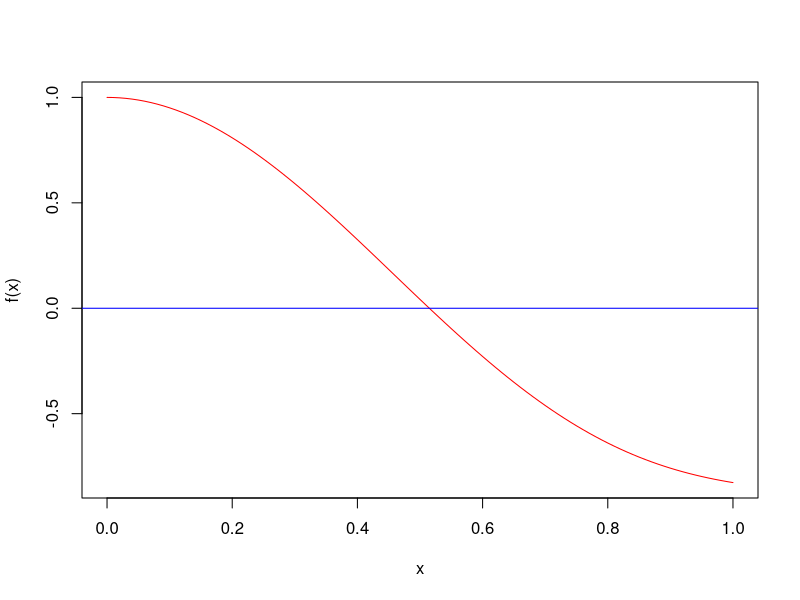
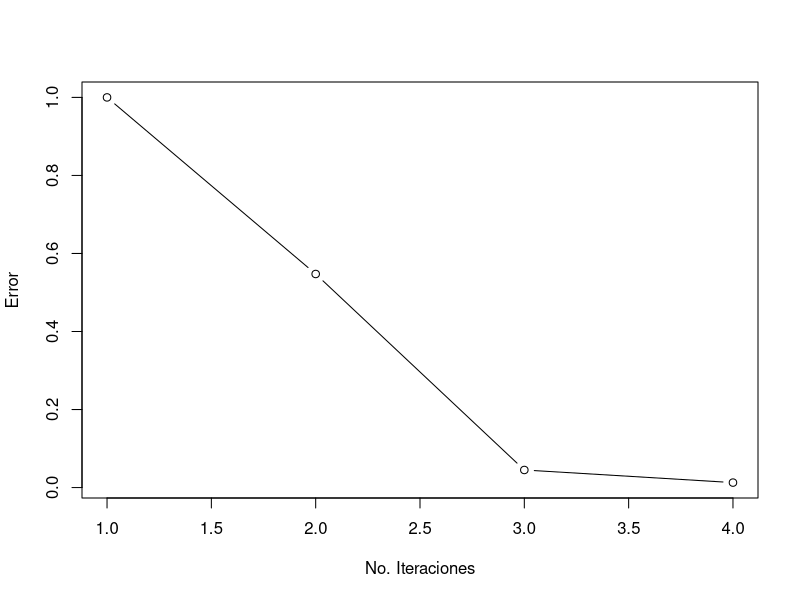
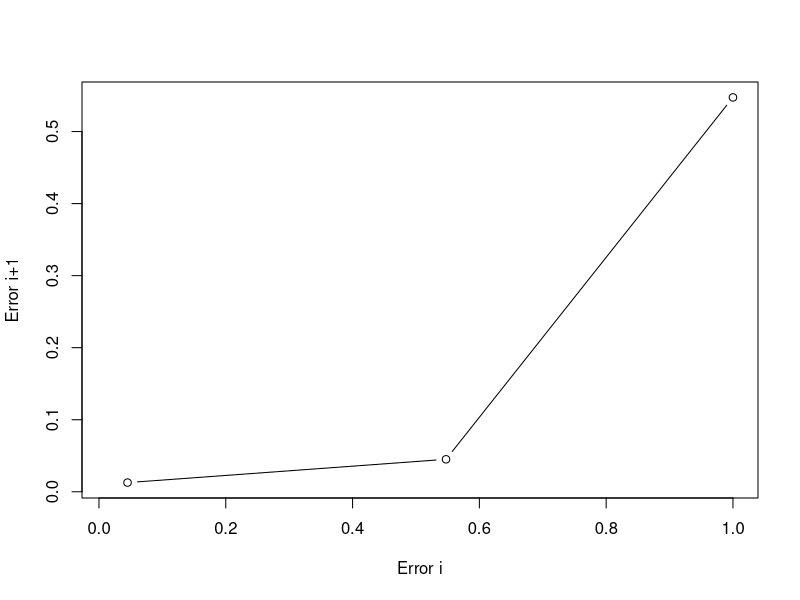

These charts were generated, in order, by the following R code:

f <- function(x) cos(2*x)^2-x^2;


PosicionFalsa= function(f, xi, xf, max, t)
{
  fi = f(xi)
  ff = f(xf)
  
  Ei = c() 
  Ej = c() 
  issues = c() 
  ite = c() 
  
  x<-seq(xi,xf,0.01)
  plot(x,f(x),type="l",col="red")
  abline(h=0,col="blue")
  
  i = 1
  last = xf
  cat(formatC(c("i","x_i","f(x)","Error est."), width = -15, format = "f", flag = " "),"\n")
  
  while (f(xi) != 0 ) 
  {  
    x2 <-(xi*ff-xf*fi)/(ff-fi)
    f2 <- f(x2)
    if(abs(f2)<= t){
      break
    }
    ite <- c(ite, i)
    Error <- abs(xf - xi)
    issues <- c(issues, Error)
    if(sign(f2) == sign(fi)){
      xi <- x2
      last <- x2
      fi <- f2
    }
    else{
      xf <- x2
      last <- x2
      ff <- f2
    }
    cat(formatC( c(i,x2,f(x2),Error), digits = 12,width=-15, format = "f", flag = " "), "\n")
    i <- i+1
  }
  cat("Raíz de funcion: ",x2, " con error <=", round(abs(x2 - last),16), "Iteraciones: ", i)
  plot(ite,issues, type = "b", xlab = "No. Iteraciones",ylab="Error")
  #Errores Ei vs Ei+1
  for(b in 1:i){
    if(b!=i){
      Ei[b]<-issues[b]
      Ej[b]<-issues[b+1]  
    }
  }
  plot(Ei,Ej, type = "b", xlab = "Error i",ylab="Error i+1")
}

PosicionFalsa(f,0,1,1000,1e-8)

